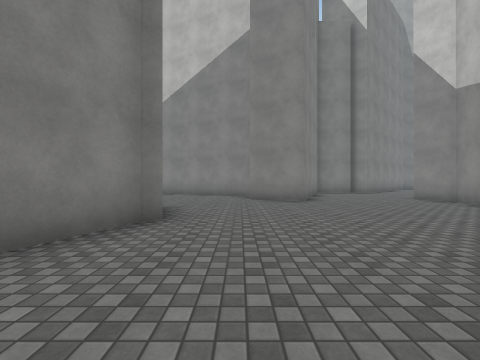
[1] (above)

20 first-person views from a walk through a 3-D level made in the Unity game engine. The camera is 1.3 m above the floor, looks level and sees 90° across. The floor is counted in squares, 2 m on a side. Each view is taken from the middle of a square. On the plan, view 1 faces up. The plan holds only what a view shows up to about 9 squares ahead; the rest is blank. The place goes on beyond the plan. The player is left out. Some animated figures are left out. Some surface patterns are stand-ins.

[2]
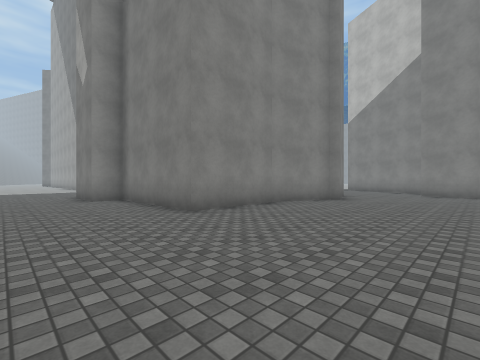

[3]
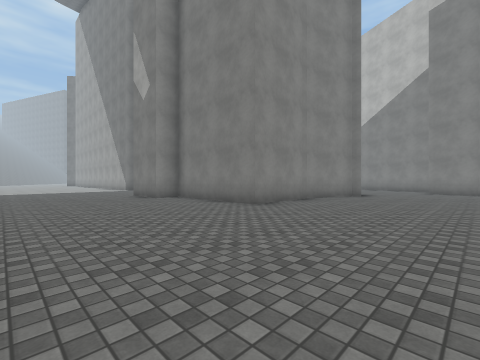

[4]
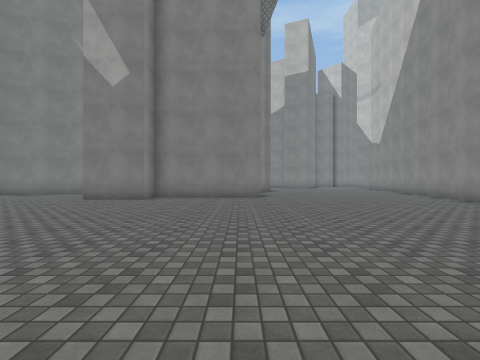

[5]
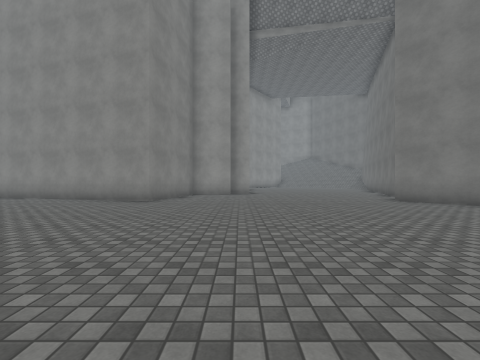

[6]
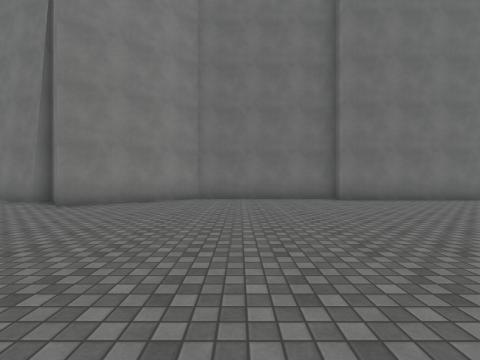

[7]
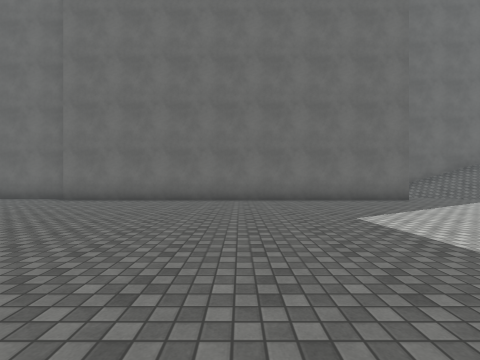

[8]
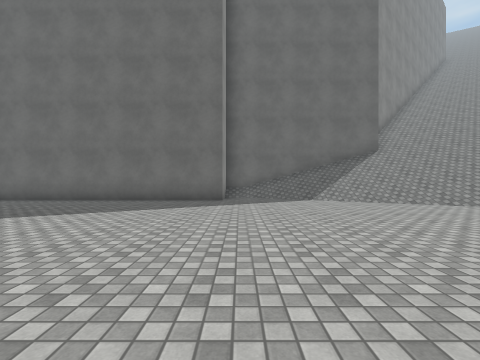

[9]
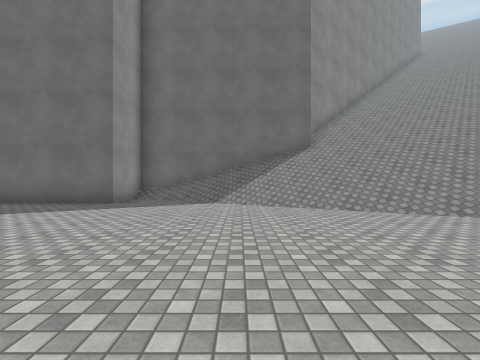

[10]
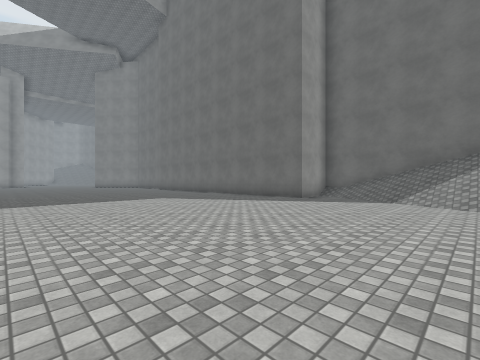

[11]
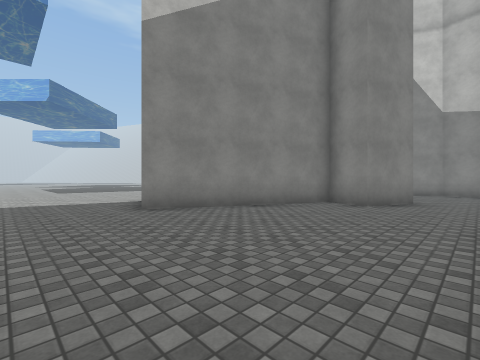

[12]
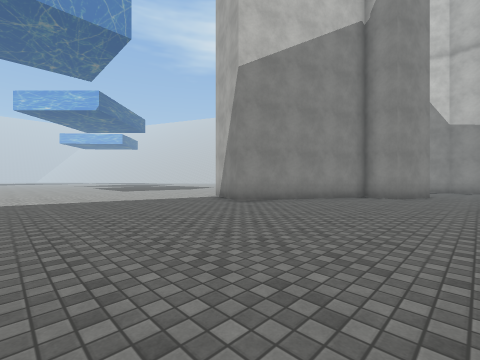

[13]
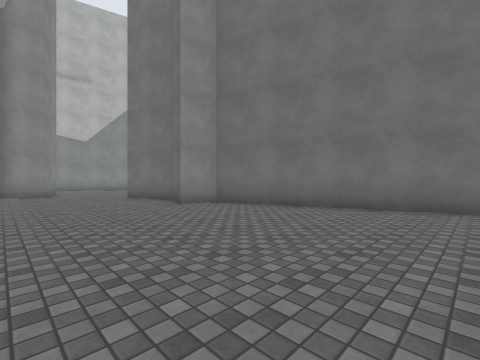

[14]
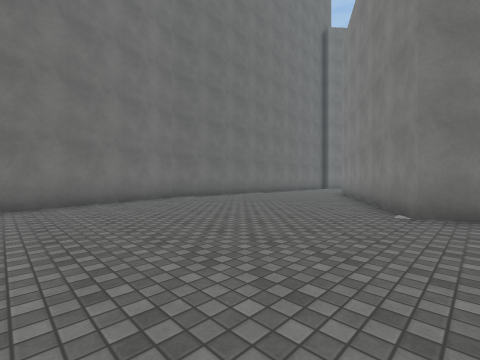

[15]
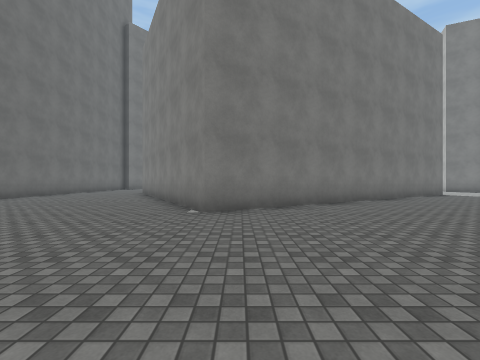

[16]
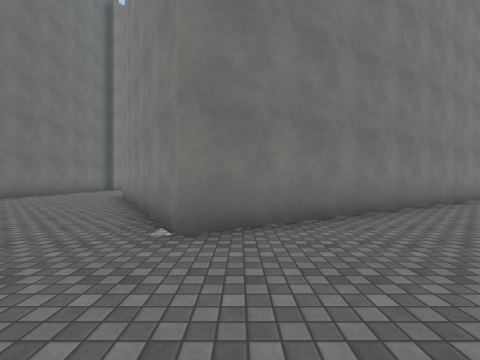

[17]
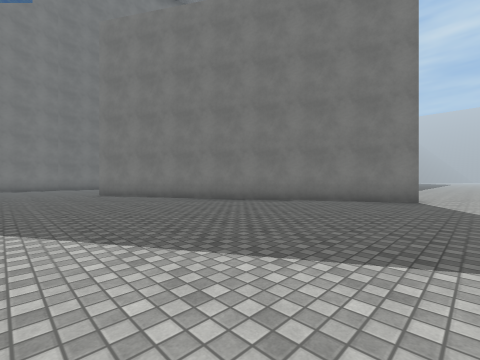

[18]
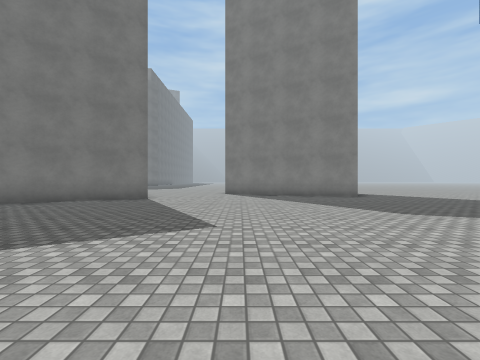

[19]
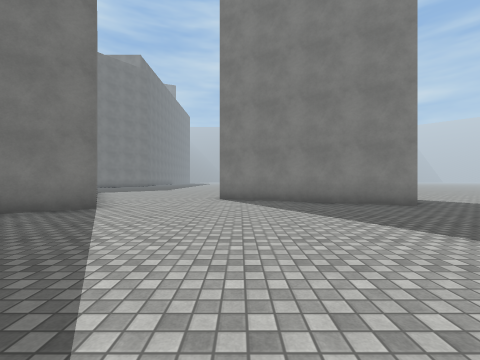

[20]
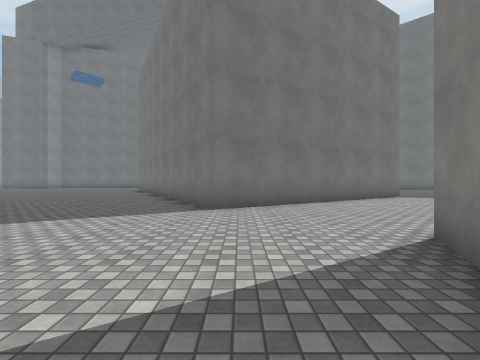

### Floor plan
Key: @ floor where view 1 was taken; # wall or solid block; . floor; / step, stairs or slope.
Columns run from 25 left of view 1 to 6 right of it. Each row starts with its distance up from view 1.
 28      ....
 27      .....
 26     ##.....
 25     #.......
 24    ##........
 23    #..........
 22    #...........
 21   ............
 20   .............
 19  ..............
 18 ....###........
 17 ...####........ .. ..
 16 .###  ##....... ......
 15 ##     ##...... .......
 14         #...... .......
 13         ##..... ......#
 12          #..... ......#
 11          ##...........###
 10           #.............###
  9          ###..............###...
  8        ###................## ..#
  7      ###.......................#
  6      #.........................#
  5      ...............####.......
  4      .............###  #......
  3      ..... ....####    #.....
  2      ####  #####      ##....
  1                       #.....  #
  0                       #..@.. .#
 -1               ... #####.......#
 -2               ...##..........##
 -3                ..............#
 -4                ..............#
 -5                 .............##
 -6                ................
 -7      ............. ............
 -8      ............   ...........
 -9      .............   ..........
-10     ...............  ..........
-11    ............................
-12   /............................
-13  ////.......................#..
-14 //////.....................####.
-15 ////////..###########.....##  ##
-16 //////////#         #######
-17 ////#######

Where each view was taken, in squares from view 1:
view 1: 0 up, 0 right, facing up
view 2: 4 down, 2 right, facing up-left
view 3: 6 down, 2 right, facing up-left
view 4: 10 down, 3 left, facing up
view 5: 8 down, 4 left, facing right
view 6: 7 down, 1 left, facing down
view 7: 7 down, 10 left, facing down
view 8: 7 down, 16 left, facing down
view 9: 8 down, 19 left, facing down
view 10: 7 down, 20 left, facing down-right
view 11: 6 up, 6 left, facing up-right
view 12: 6 up, 9 left, facing up-right
view 13: 9 up, 11 left, facing down-right
view 14: 10 up, 9 left, facing down-left
view 15: 10 up, 9 left, facing left
view 16: 10 up, 11 left, facing left
view 17: 20 up, 11 left, facing down-left
view 18: 22 up, 11 left, facing left
view 19: 22 up, 14 left, facing left
view 20: 24 up, 20 left, facing down
